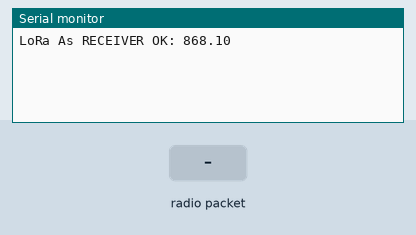
Recording of a sketch running on a simulated Arduino Uno, built with avr-gcc and run on an emulated ATmega328P. Parts: the last lines printed to the serial monitor. The test bench sets the inputs (shaded band). No radio packets arrive unless stated.

Above: at 1.2 s.
1.3 s: radio packet "1" arrives
At 1.7 s:
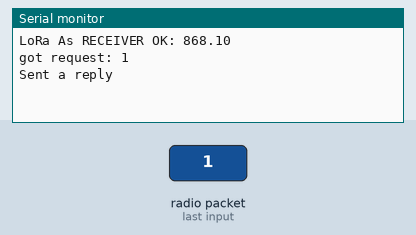
2.8 s: radio packet "0" arrives
At 4.0 s:
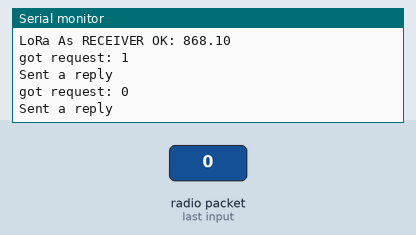
4.3 s: radio packet "2" arrives
At 5.2 s:
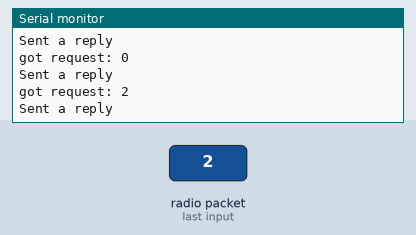

Measured:
- after the input at 1.3 s, the serial monitor: prints a new line at once (image 1)
- after the input at 2.8 s, the serial monitor: prints a new line at once (image 2)
- after the input at 4.3 s, the serial monitor: prints a new line at once (image 3)

The sketch:

server_RF95.ino
```cpp
#include <SPI.h>
#include <RH_RF95.h>

#define RFM95_CS 10
#define RFM95_RST 7
#define RFM95_INT 2

// Change frequency, must match RX's freq!
#define RF95_FREQ 868.1

// Singleton instance of the radio driver
RH_RF95 rf95(RFM95_CS, RFM95_INT);

void setup()
{
  Serial.begin(9600);
  while (!Serial) ; // Wait for serial port to be available

  // call setup RF Lora function
  setupRF();
}

void loop()
{
  if (rf95.available())
  {
    // Should be a message for us now
    uint8_t buf[RH_RF95_MAX_MESSAGE_LEN];
    uint8_t len = sizeof(buf);
    if (rf95.recv(buf, &len))
    {
//      RH_RF95::printBuffer("request: ", buf, len);
      Serial.print("got request: ");
      Serial.println((char*)buf);
//      Serial.print("RSSI: ");
//      Serial.println(rf95.lastRssi(), DEC);

      // Send a reply
      uint8_t data[] = "And hello back to you";
      rf95.send(data, sizeof(data));
      rf95.waitPacketSent();
      Serial.println("Sent a reply");
    }
    else
    {
      Serial.println("recv failed");
    }
  }
}

// Inisiai RF
void setupRF() {
  pinMode(RFM95_RST, OUTPUT);
  digitalWrite(RFM95_RST, HIGH);

  // manual reset
  digitalWrite(RFM95_RST, LOW);
  delay(10);
  digitalWrite(RFM95_RST, HIGH);
  delay(10);

  while (!rf95.init()) {
    Serial.println("LoRa radio init failed");
    while (1);
  }
  Serial.print("LoRa As RECEIVER OK: ");
  Serial.println(RF95_FREQ);

  // Defaults after init are 434.0MHz, modulation GFSK_Rb250Fd250, +13dbM
  if (!rf95.setFrequency(RF95_FREQ)) {
    Serial.println("setFrequency failed");
    while (1);
  }

  // Defaults after init are 434.0MHz, 13dBm, Bw = 125 kHz, Cr = 4/5, Sf = 128chips/symbol, CRC on
  // The default transmitter power is 13dBm, using PA_BOOST.
  // If you are using RFM95/96/97/98 modules which uses the PA_BOOST transmitter pin, then
  // you can set transmitter powers from 5 to 23 dBm:
  rf95.setTxPower(23, false);
}
```
